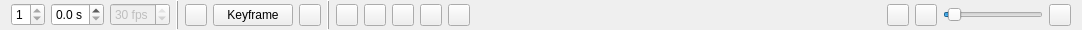
<?xml version="1.0" encoding="UTF-8"?>
<ui version="4.0">
 <class>HorizontalHeaderControls</class>
 <widget class="QWidget" name="HorizontalHeaderControls">
  <property name="geometry">
   <rect>
    <x>0</x>
    <y>0</y>
    <width>1082</width>
    <height>30</height>
   </rect>
  </property>
  <property name="sizePolicy">
   <sizepolicy hsizetype="Preferred" vsizetype="Fixed">
    <horstretch>0</horstretch>
    <verstretch>0</verstretch>
   </sizepolicy>
  </property>
  <property name="minimumSize">
   <size>
    <width>0</width>
    <height>30</height>
   </size>
  </property>
  <property name="maximumSize">
   <size>
    <width>16777215</width>
    <height>30</height>
   </size>
  </property>
  <property name="windowTitle">
   <string>Form</string>
  </property>
  <layout class="QHBoxLayout" name="horizontalLayout">
   <property name="topMargin">
    <number>0</number>
   </property>
   <property name="bottomMargin">
    <number>0</number>
   </property>
   <item>
    <widget class="QSpinBox" name="currentFrame">
     <property name="toolTip">
      <string>&lt;html&gt;&lt;head/&gt;&lt;body&gt;&lt;p&gt;Current Frame&lt;/p&gt;&lt;/body&gt;&lt;/html&gt;</string>
     </property>
     <property name="minimum">
      <number>1</number>
     </property>
     <property name="maximum">
      <number>1</number>
     </property>
     <property name="value">
      <number>1</number>
     </property>
    </widget>
   </item>
   <item>
    <widget class="QDoubleSpinBox" name="ellapsedTime">
     <property name="toolTip">
      <string>&lt;html&gt;&lt;head/&gt;&lt;body&gt;&lt;p&gt;Ellapsed Time&lt;/p&gt;&lt;/body&gt;&lt;/html&gt;</string>
     </property>
     <property name="suffix">
      <string> s</string>
     </property>
     <property name="decimals">
      <number>1</number>
     </property>
     <property name="maximum">
      <double>0.300000000000000</double>
     </property>
    </widget>
   </item>
   <item>
    <widget class="QSpinBox" name="frameRate">
     <property name="enabled">
      <bool>false</bool>
     </property>
     <property name="toolTip">
      <string>&lt;html&gt;&lt;head/&gt;&lt;body&gt;&lt;p&gt;Frame Rate&lt;/p&gt;&lt;/body&gt;&lt;/html&gt;</string>
     </property>
     <property name="wrapping">
      <bool>false</bool>
     </property>
     <property name="frame">
      <bool>true</bool>
     </property>
     <property name="suffix">
      <string> fps</string>
     </property>
     <property name="minimum">
      <number>1</number>
     </property>
     <property name="maximum">
      <number>30</number>
     </property>
     <property name="value">
      <number>30</number>
     </property>
    </widget>
   </item>
   <item>
    <widget class="Line" name="line">
     <property name="sizePolicy">
      <sizepolicy hsizetype="Fixed" vsizetype="Fixed">
       <horstretch>0</horstretch>
       <verstretch>0</verstretch>
      </sizepolicy>
     </property>
     <property name="minimumSize">
      <size>
       <width>0</width>
       <height>30</height>
      </size>
     </property>
     <property name="maximumSize">
      <size>
       <width>16777215</width>
       <height>30</height>
      </size>
     </property>
     <property name="frameShadow">
      <enum>QFrame::Raised</enum>
     </property>
     <property name="orientation">
      <enum>Qt::Vertical</enum>
     </property>
    </widget>
   </item>
   <item>
    <widget class="QPushButton" name="prevKeyframe">
     <property name="minimumSize">
      <size>
       <width>22</width>
       <height>22</height>
      </size>
     </property>
     <property name="maximumSize">
      <size>
       <width>22</width>
       <height>22</height>
      </size>
     </property>
     <property name="toolTip">
      <string>&lt;html&gt;&lt;head/&gt;&lt;body&gt;&lt;p&gt;Step backward to previous keyframe&lt;/p&gt;&lt;/body&gt;&lt;/html&gt;</string>
     </property>
     <property name="text">
      <string/>
     </property>
     <property name="icon">
      <iconset resource="resources.qrc">
       <normaloff>:/resources/breeze-icons/icons/actions/16/go-previous.svg</normaloff>:/resources/breeze-icons/icons/actions/16/go-previous.svg</iconset>
     </property>
    </widget>
   </item>
   <item>
    <widget class="QPushButton" name="insertKeyframe">
     <property name="toolTip">
      <string>&lt;html&gt;&lt;head/&gt;&lt;body&gt;&lt;p&gt;Insert Keyframe&lt;/p&gt;&lt;/body&gt;&lt;/html&gt;</string>
     </property>
     <property name="text">
      <string>Keyframe</string>
     </property>
    </widget>
   </item>
   <item>
    <widget class="QPushButton" name="nextKeyframe">
     <property name="minimumSize">
      <size>
       <width>22</width>
       <height>22</height>
      </size>
     </property>
     <property name="maximumSize">
      <size>
       <width>22</width>
       <height>22</height>
      </size>
     </property>
     <property name="toolTip">
      <string>&lt;html&gt;&lt;head/&gt;&lt;body&gt;&lt;p&gt;Step forward to next keyframe&lt;/p&gt;&lt;/body&gt;&lt;/html&gt;</string>
     </property>
     <property name="text">
      <string/>
     </property>
     <property name="icon">
      <iconset resource="resources.qrc">
       <normaloff>:/resources/breeze-icons/icons/actions/16/go-next.svg</normaloff>:/resources/breeze-icons/icons/actions/16/go-next.svg</iconset>
     </property>
    </widget>
   </item>
   <item>
    <widget class="Line" name="line_2">
     <property name="sizePolicy">
      <sizepolicy hsizetype="Fixed" vsizetype="Fixed">
       <horstretch>0</horstretch>
       <verstretch>0</verstretch>
      </sizepolicy>
     </property>
     <property name="minimumSize">
      <size>
       <width>0</width>
       <height>30</height>
      </size>
     </property>
     <property name="maximumSize">
      <size>
       <width>16777215</width>
       <height>30</height>
      </size>
     </property>
     <property name="frameShadow">
      <enum>QFrame::Raised</enum>
     </property>
     <property name="orientation">
      <enum>Qt::Vertical</enum>
     </property>
    </widget>
   </item>
   <item>
    <widget class="QPushButton" name="firstFrame">
     <property name="minimumSize">
      <size>
       <width>22</width>
       <height>22</height>
      </size>
     </property>
     <property name="maximumSize">
      <size>
       <width>22</width>
       <height>22</height>
      </size>
     </property>
     <property name="toolTip">
      <string>&lt;html&gt;&lt;head/&gt;&lt;body&gt;&lt;p&gt;Go to first frame&lt;/p&gt;&lt;/body&gt;&lt;/html&gt;</string>
     </property>
     <property name="text">
      <string/>
     </property>
     <property name="icon">
      <iconset resource="resources.qrc">
       <normaloff>:/resources/breeze-icons/icons/actions/16/media-skip-backward.svg</normaloff>:/resources/breeze-icons/icons/actions/16/media-skip-backward.svg</iconset>
     </property>
    </widget>
   </item>
   <item>
    <widget class="QPushButton" name="prevFrame">
     <property name="minimumSize">
      <size>
       <width>22</width>
       <height>22</height>
      </size>
     </property>
     <property name="maximumSize">
      <size>
       <width>22</width>
       <height>22</height>
      </size>
     </property>
     <property name="toolTip">
      <string>&lt;html&gt;&lt;head/&gt;&lt;body&gt;&lt;p&gt;Step back one frame&lt;/p&gt;&lt;/body&gt;&lt;/html&gt;</string>
     </property>
     <property name="text">
      <string/>
     </property>
     <property name="icon">
      <iconset resource="resources.qrc">
       <normaloff>:/resources/breeze-icons/icons/actions/16/media-seek-backward.svg</normaloff>:/resources/breeze-icons/icons/actions/16/media-seek-backward.svg</iconset>
     </property>
    </widget>
   </item>
   <item>
    <widget class="QPushButton" name="play">
     <property name="minimumSize">
      <size>
       <width>22</width>
       <height>22</height>
      </size>
     </property>
     <property name="maximumSize">
      <size>
       <width>22</width>
       <height>22</height>
      </size>
     </property>
     <property name="toolTip">
      <string>&lt;html&gt;&lt;head/&gt;&lt;body&gt;&lt;p&gt;Play&lt;/p&gt;&lt;/body&gt;&lt;/html&gt;</string>
     </property>
     <property name="text">
      <string/>
     </property>
     <property name="icon">
      <iconset resource="resources.qrc">
       <normaloff>:/resources/breeze-icons/icons/actions/16/media-playback-start.svg</normaloff>:/resources/breeze-icons/icons/actions/16/media-playback-start.svg</iconset>
     </property>
    </widget>
   </item>
   <item>
    <widget class="QPushButton" name="nextFrame">
     <property name="minimumSize">
      <size>
       <width>22</width>
       <height>22</height>
      </size>
     </property>
     <property name="maximumSize">
      <size>
       <width>22</width>
       <height>22</height>
      </size>
     </property>
     <property name="toolTip">
      <string>&lt;html&gt;&lt;head/&gt;&lt;body&gt;&lt;p&gt;Step forward one frame&lt;/p&gt;&lt;/body&gt;&lt;/html&gt;</string>
     </property>
     <property name="text">
      <string/>
     </property>
     <property name="icon">
      <iconset resource="resources.qrc">
       <normaloff>:/resources/breeze-icons/icons/actions/16/media-seek-forward.svg</normaloff>:/resources/breeze-icons/icons/actions/16/media-seek-forward.svg</iconset>
     </property>
    </widget>
   </item>
   <item>
    <widget class="QPushButton" name="lastFrame">
     <property name="minimumSize">
      <size>
       <width>22</width>
       <height>22</height>
      </size>
     </property>
     <property name="maximumSize">
      <size>
       <width>22</width>
       <height>22</height>
      </size>
     </property>
     <property name="toolTip">
      <string>&lt;html&gt;&lt;head/&gt;&lt;body&gt;&lt;p&gt;Go to last frame&lt;/p&gt;&lt;/body&gt;&lt;/html&gt;</string>
     </property>
     <property name="text">
      <string/>
     </property>
     <property name="icon">
      <iconset resource="resources.qrc">
       <normaloff>:/resources/breeze-icons/icons/actions/16/media-skip-forward.svg</normaloff>:/resources/breeze-icons/icons/actions/16/media-skip-forward.svg</iconset>
     </property>
    </widget>
   </item>
   <item>
    <spacer name="horizontalSpacer">
     <property name="orientation">
      <enum>Qt::Horizontal</enum>
     </property>
     <property name="sizeHint" stdset="0">
      <size>
       <width>297</width>
       <height>20</height>
      </size>
     </property>
    </spacer>
   </item>
   <item>
    <widget class="QPushButton" name="resetZoom">
     <property name="minimumSize">
      <size>
       <width>22</width>
       <height>22</height>
      </size>
     </property>
     <property name="maximumSize">
      <size>
       <width>22</width>
       <height>22</height>
      </size>
     </property>
     <property name="toolTip">
      <string>&lt;html&gt;&lt;head/&gt;&lt;body&gt;&lt;p&gt;Reset timeline zoom&lt;/p&gt;&lt;/body&gt;&lt;/html&gt;</string>
     </property>
     <property name="text">
      <string/>
     </property>
     <property name="icon">
      <iconset resource="resources.qrc">
       <normaloff>:/resources/breeze-icons/icons/actions/16/zoom-original.svg</normaloff>:/resources/breeze-icons/icons/actions/16/zoom-original.svg</iconset>
     </property>
    </widget>
   </item>
   <item>
    <widget class="QPushButton" name="zoomOut">
     <property name="minimumSize">
      <size>
       <width>22</width>
       <height>22</height>
      </size>
     </property>
     <property name="maximumSize">
      <size>
       <width>22</width>
       <height>22</height>
      </size>
     </property>
     <property name="toolTip">
      <string>&lt;html&gt;&lt;head/&gt;&lt;body&gt;&lt;p&gt;Fit more frames in view&lt;/p&gt;&lt;/body&gt;&lt;/html&gt;</string>
     </property>
     <property name="text">
      <string/>
     </property>
     <property name="icon">
      <iconset resource="resources.qrc">
       <normaloff>:/resources/breeze-icons/icons/actions/16/zoom-out.svg</normaloff>:/resources/breeze-icons/icons/actions/16/zoom-out.svg</iconset>
     </property>
    </widget>
   </item>
   <item>
    <widget class="QSlider" name="zoomSlider">
     <property name="sizePolicy">
      <sizepolicy hsizetype="Fixed" vsizetype="Fixed">
       <horstretch>0</horstretch>
       <verstretch>0</verstretch>
      </sizepolicy>
     </property>
     <property name="minimumSize">
      <size>
       <width>100</width>
       <height>0</height>
      </size>
     </property>
     <property name="maximumSize">
      <size>
       <width>100</width>
       <height>16777215</height>
      </size>
     </property>
     <property name="toolTip">
      <string>&lt;html&gt;&lt;head/&gt;&lt;body&gt;&lt;p&gt;Resize timeline view&lt;/p&gt;&lt;/body&gt;&lt;/html&gt;</string>
     </property>
     <property name="minimum">
      <number>5</number>
     </property>
     <property name="maximum">
      <number>100</number>
     </property>
     <property name="value">
      <number>10</number>
     </property>
     <property name="orientation">
      <enum>Qt::Horizontal</enum>
     </property>
    </widget>
   </item>
   <item>
    <widget class="QPushButton" name="zoomIn">
     <property name="minimumSize">
      <size>
       <width>22</width>
       <height>22</height>
      </size>
     </property>
     <property name="maximumSize">
      <size>
       <width>22</width>
       <height>22</height>
      </size>
     </property>
     <property name="toolTip">
      <string>&lt;html&gt;&lt;head/&gt;&lt;body&gt;&lt;p&gt;Fit less frames in view&lt;/p&gt;&lt;/body&gt;&lt;/html&gt;</string>
     </property>
     <property name="text">
      <string/>
     </property>
     <property name="icon">
      <iconset resource="resources.qrc">
       <normaloff>:/resources/breeze-icons/icons/actions/16/zoom-in.svg</normaloff>:/resources/breeze-icons/icons/actions/16/zoom-in.svg</iconset>
     </property>
    </widget>
   </item>
  </layout>
 </widget>
 <resources>
  <include location="resources.qrc"/>
 </resources>
 <connections/>
</ui>
